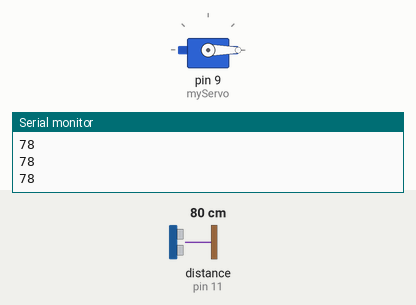
Bench run of a sketch on a simulated Arduino Uno, built with avr-gcc and run on an emulated ATmega328P. On the bench: servo, the last lines printed to the serial monitor. Wiring (inferred from the names in the program): ultrasonic range finder: trigger pin 10; echo pin 11. The test bench sets the inputs (shaded band); at power-on: distance to the obstacle (sensor on pin 11) 80 cm. The echo pulse lasts 58.3 µs per cm.

Above: at 1.2 s.
1.3 s: distance to the obstacle (sensor on pin 11) set to 13 cm
2.8 s: distance to the obstacle (sensor on pin 11) set to 10 cm
At 3.4 s:
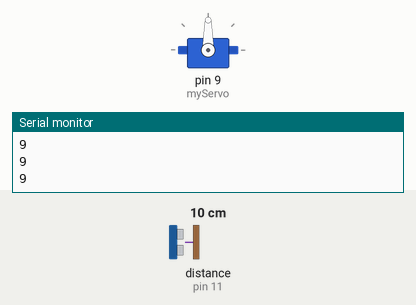
4.3 s: distance to the obstacle (sensor on pin 11) set to 18 cm
At 5.1 s:
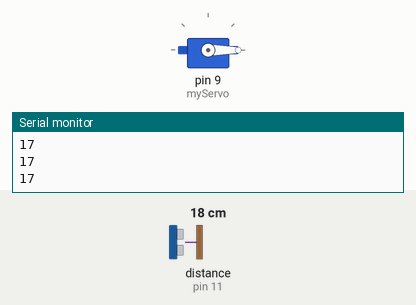
5.8 s: distance to the obstacle (sensor on pin 11) set to 2 cm
At 7.2 s:
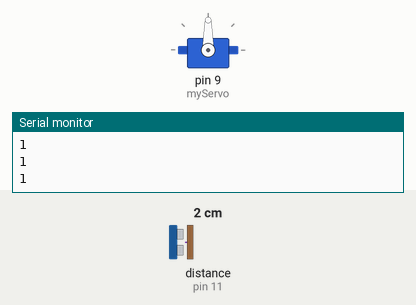
Timing chart, 0 to 8.3 s (numbered marks = the images above; inputs shaded):
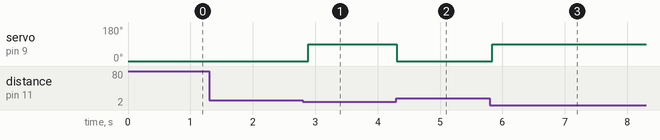

Measured:
- the behaviour switches between 12 and 11 cm on distance to the obstacle (sensor on pin 11) (found by bisection; images 0 and 1)
- after the input at 2.8 s, servo on pin 9 (myServo): 0° → 90° after 0.09 s
- after the input at 4.3 s, servo on pin 9 (myServo): 90° → 0° at once
- after the input at 5.8 s, servo on pin 9 (myServo): 0° → 90° at once

The sketch:

servo_ultrasonic.ino
```cpp
#include <Servo.h>

Servo myServo;

const int trigPin = 10;
const int echoPin = 11;

long duration;
int distance;

void setup() {

  myServo.attach(9);

  pinMode(trigPin, OUTPUT);
  pinMode(echoPin, INPUT);

  myServo.write(0);

  Serial.begin(9600);
}

void loop() {

  digitalWrite(trigPin, LOW);
  delayMicroseconds(2);

  digitalWrite(trigPin, HIGH);
  delayMicroseconds(10);

  digitalWrite(trigPin, LOW);

  duration = pulseIn(echoPin, HIGH);

  distance = duration * 0.034 / 2;

  Serial.println(distance);

  if (distance <= 10) {
    myServo.write(90);
  } else {
    myServo.write(0);
  }

  delay(100);
}
```
